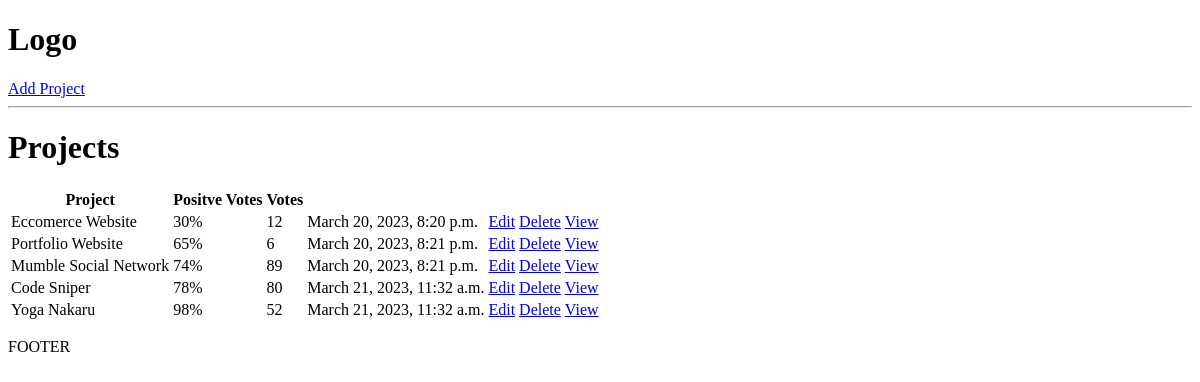
/, run on an earlier commit of the app's database.
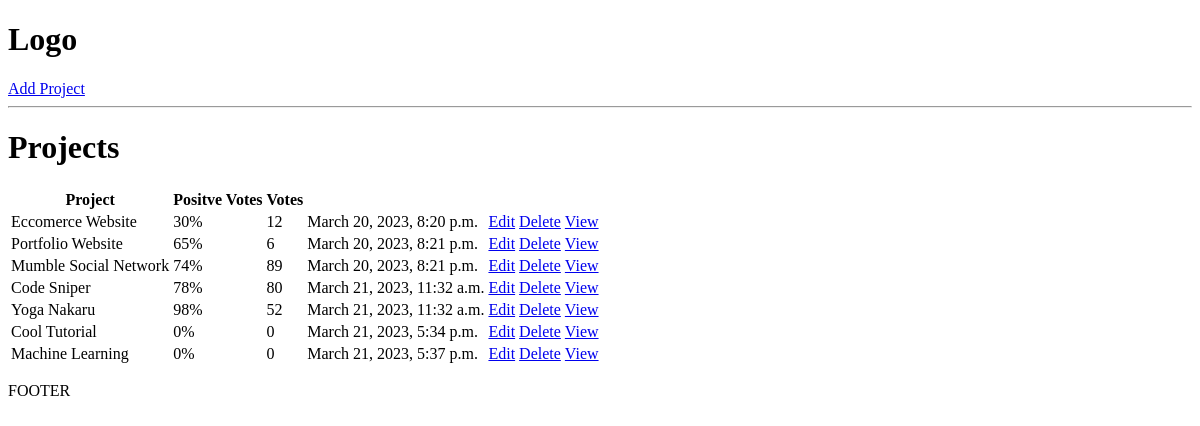
And on a later commit of the database.
### projects/models.py (models this page shows, shortened)
class Project(models.Model):
    title = models.CharField(max_length=200)
    description = models.TextField(null=True, blank=True)
    demo_link = models.CharField(max_length=2000, null=True, blank=True)
    source_link = models.CharField(max_length=2000, null=True, blank=True)
    tags = models.ManyToManyField('Tag', blank=True)
    vote_total = models.IntegerField(default=0, null=True, blank=True)
    vote_ratio = models.IntegerField(default=0, null=True, blank=True)
    created = models.DateTimeField(auto_now_add=True)
    id = models.UUIDField(default=uuid.uuid4, unique=True, primary_key=True, editable=False)

### projects/views.py (the view)
# urls.py: path('', include('projects.urls'))
def projects(request):
    projects = Project.objects.all()
    context = {'projects' : projects}
    return render(request, 'projects/projects.html', context)

### projects/templates/projects/projects.html
{% extends 'main.html' %}
{% block content %}
<h1>Projects</h1>
<table>
    <tr>
        <th>Project</th>
        <th>Positve Votes</th>
        <th>Votes</th>
        <th></th>
        <th></th>
    </tr>
    {% for project in projects %}
    <tr>
        <td>{{project.title}}</td>
        <td>{{project.vote_ratio}}%</td>
        <td>{{project.vote_total}}</td>
        <td>{{project.created}}</td>
        <td><a href="{% url 'update-project' project.id %}">Edit</a></td>
        <td><a href="{% url 'delete-project' project.id %}">Delete</a></td>
        <td><a href="{% url 'project' project.id %}">View</a></td>
    </tr>
    {% endfor %}
</table>
{% endblock content %}

### templates/main.html (shortened to what this page needs)
<!DOCTYPE html>
<html>
<head>
</head>
<body>
    {% include 'navbar.html' %}
    {% block content %}
    {% endblock content%}
    <p>FOOTER</p>
</body>
</html>

### templates/navbar.html
<h1>Logo</h1>
<a href="{% url 'create-project' %}">Add Project</a>
<hr>

What changed in the data, as far as the page shows it:
added Project: title "Cool Tutorial", vote_ratio "0", vote_total "0", created "March 21, 2023, 5:34 p.m."
added Project: title "Machine Learning", vote_ratio "0", vote_total "0", created "March 21, 2023, 5:37 p.m."
